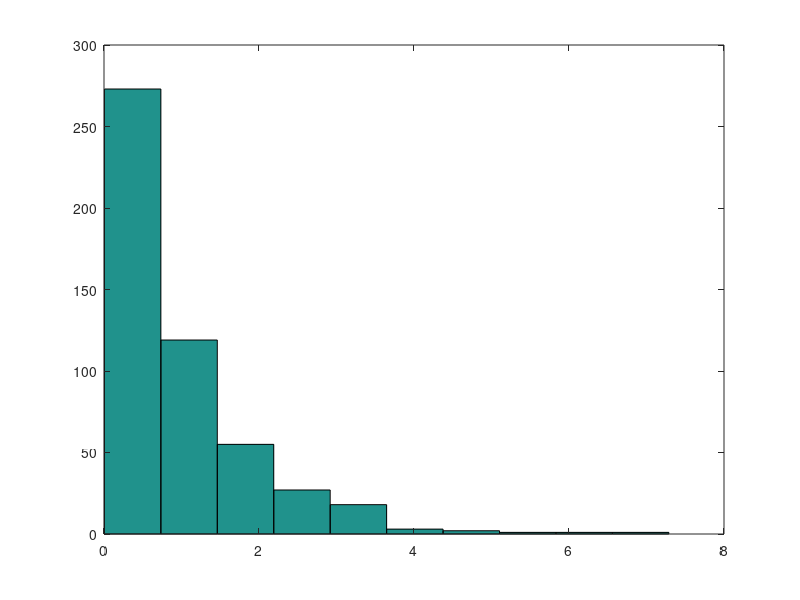
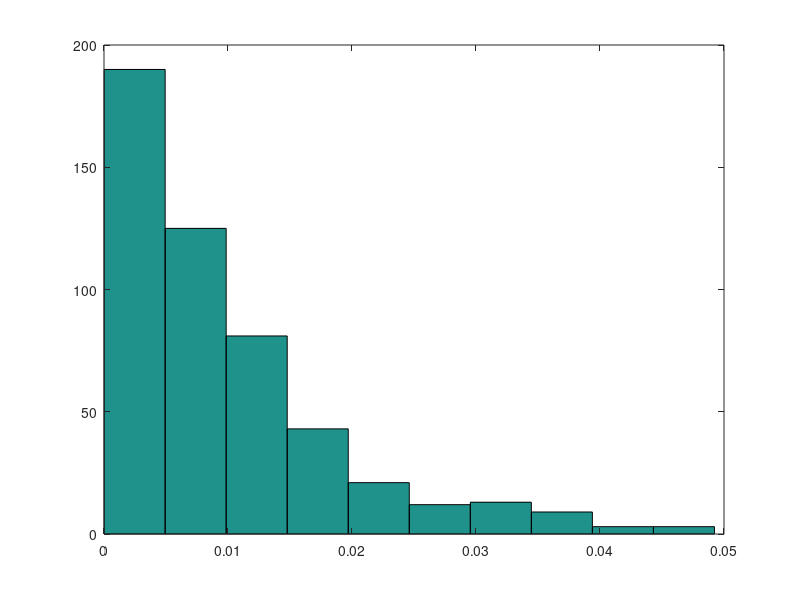
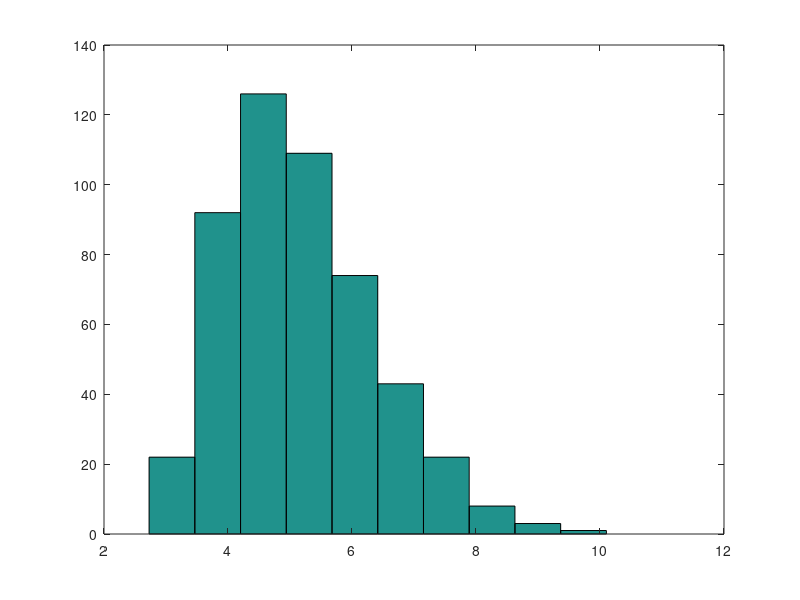

The MATLAB script that drew these images, in order:
N=500;
n=100;
X= -log(rand(N,n));
D1= X(:,1);
figure(1)
hist(D1)
%%
X=X'
Dmin= min(X); %minimo por fila (de cada muestra)
figure(2)
hist(Dmin)
%%
Dmax= max(X);
figure(3)
hist(Dmax)
